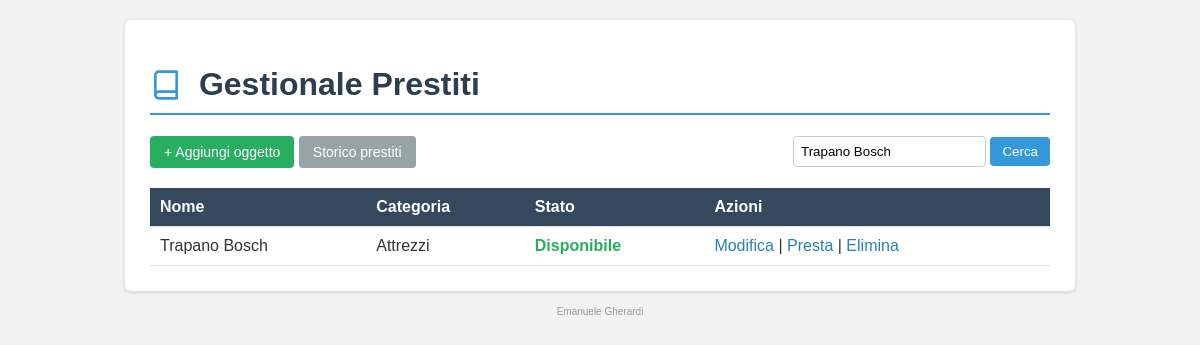
Page /index.php?cerca=Trapano Bosch on the committed database.
### tables this page shows
CREATE TABLE oggetti (
    id INT AUTO_INCREMENT PRIMARY KEY,
    nome VARCHAR(150) NOT NULL,
    categoria VARCHAR(80),
    descrizione TEXT,
    disponibile TINYINT(1) DEFAULT 1
);

### index.php (the view, shortened to what this page needs)
<?php
include "config.php";
$cerca = "";
if (isset($_GET['cerca'])) {
    $cerca = $_GET['cerca'];
}
if ($cerca != "") {
    $cerca_sql = mysqli_real_escape_string($conn, $cerca);
    $sql = "SELECT * FROM oggetti WHERE nome LIKE '%$cerca_sql%' OR categoria LIKE '%$cerca_sql%' ORDER BY nome";
} else {
    $sql = "SELECT * FROM oggetti ORDER BY nome";
}
$risultato = mysqli_query($conn, $sql);
?>
<!DOCTYPE html>
<html lang="it">
<head>
    <link rel="stylesheet" href="style.css">
</head>
<body>
<div class="container">
    <h1>
        <svg class="icona-titolo" width="32" height="32" viewBox="0 0 24 24" fill="none" stroke="#3498db" stroke-width="2" stroke-linecap="round" stroke-linejoin="round">
            <path d="M4 19.5A2.5 2.5 0 0 1 6.5 17H20"></path>
            <path d="M6.5 2H20v20H6.5A2.5 2.5 0 0 1 4 19.5v-15A2.5 2.5 0 0 1 6.5 2z"></path>
        </svg>
        Gestionale Prestiti
    </h1>
    <div class="barra">
        <a href="aggiungi.php" class="bottone">+ Aggiungi oggetto</a>
        <a href="storico.php" class="bottone grigio">Storico prestiti</a>
        <form method="get" action="index.php" class="cerca">
            <input type="text" name="cerca" placeholder="Cerca per nome o categoria" value="<?php echo htmlspecialchars($cerca); ?>">
            <button type="submit">Cerca</button>
        </form>
    </div>
    <table>
        <tr>
            <th>Nome</th>
            <th>Categoria</th>
            <th>Stato</th>
            <th>Azioni</th>
        </tr>
        <?php while ($riga = mysqli_fetch_assoc($risultato)) { ?>
        <tr>
            <td><?php echo htmlspecialchars($riga['nome']); ?></td>
            <td><?php echo htmlspecialchars($riga['categoria']); ?></td>
            <td>
                <?php if ($riga['disponibile'] == 1) { ?>
                    <span class="verde">Disponibile</span>
                <?php } else { ?>
                    <span class="rosso">In prestito</span>
                <?php } ?>
            </td>
            <td>
                <a href="modifica.php?id=<?php echo $riga['id']; ?>">Modifica</a> |
                <?php if ($riga['disponibile'] == 1) { ?>
                    <a href="presta.php?id=<?php echo $riga['id']; ?>">Presta</a> |
                <?php } else { ?>
                    <a href="restituisci.php?id=<?php echo $riga['id']; ?>">Restituisci</a> |
                <?php } ?>
                <a href="elimina.php?id=<?php echo $riga['id']; ?>" onclick="return confirm('Sicuro di voler eliminare questo oggetto?');">Elimina</a>
            </td>
        </tr>
        <?php } ?>
    </table>
</div>
<p class="firma">Emanuele Gherardi</p>
</body>
</html>

### style.css (style rules this page uses)
body { font-family: Arial, sans-serif; background-color: #f2f2f2; margin: 0; padding: 20px; color: #333; }
.container { max-width: 900px; margin: 0 auto; background-color: #fff; padding: 25px; border-radius: 6px; box-shadow: 0 1px 4px rgba(0,0,0,0.15); }
h1 { color: #2c3e50; border-bottom: 2px solid #3498db; padding-bottom: 8px; }
.icona-titolo { vertical-align: middle; margin-right: 8px; margin-bottom: 4px; }
.barra { margin: 20px 0; overflow: hidden; }
.cerca { float: right; }
.cerca input { padding: 7px; border: 1px solid #ccc; border-radius: 4px; }
.cerca button { padding: 7px 12px; background-color: #3498db; color: white; border: none; border-radius: 4px; cursor: pointer; }
table { width: 100%; border-collapse: collapse; margin-top: 15px; }
th, td { text-align: left; padding: 10px; border-bottom: 1px solid #ddd; }
th { background-color: #34495e; color: white; }
.bottone { display: inline-block; padding: 8px 14px; background-color: #27ae60; color: white; text-decoration: none; border-radius: 4px; border: none; cursor: pointer; font-size: 14px; }
.bottone.grigio { background-color: #95a5a6; }
.verde { color: #27ae60; font-weight: bold; }
a { color: #2980b9; text-decoration: none; }
.firma { text-align: center; font-size: 10px; color: #999; margin-top: 15px; }

### rows in the picture
oggetti: nome "Trapano Bosch", categoria "Attrezzi", disponibile "Disponibile"
